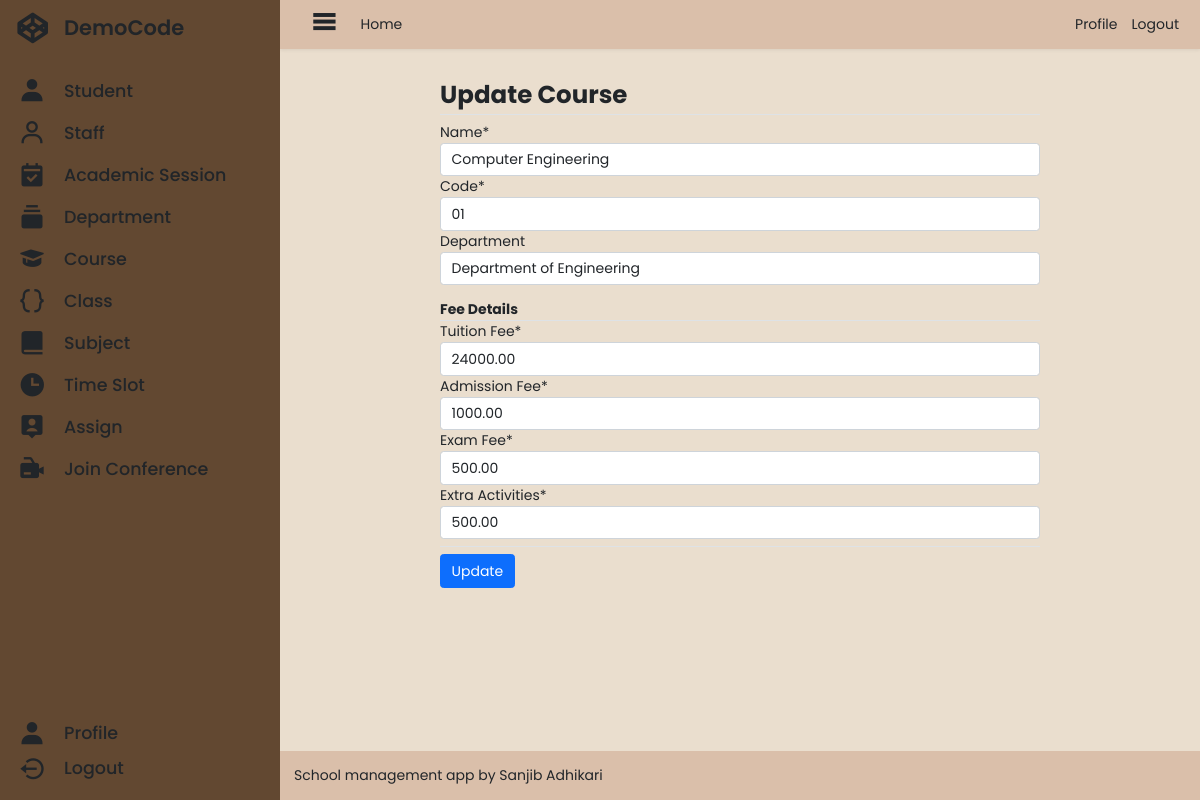
Screenshot of /administrator/course_update/729ab6b6e9bb4c1284c290ac9582f140/ (signed in) with the database file from the repository.
### administrator/models.py (models this page shows, shortened)
class Course(models.Model):
    id = models.UUIDField(
        verbose_name=_("ID"),
        primary_key=True,
        default=uuid.uuid4,
        editable=False,
    )
    name = models.CharField(
        verbose_name=_("Name"),
        max_length=127,
    )
    code = models.CharField(
        verbose_name=_("Code"),
        max_length=15,
    )
    department = models.ForeignKey(
        Department,
        on_delete=models.SET_NULL,
        blank=True,
        null=True,
    )

class Department(models.Model):
    id = models.UUIDField(
        verbose_name=_("ID"),
        primary_key=True,
        default=uuid.uuid4,
        editable=False,
    )
    name = models.CharField(
        verbose_name=_("Name"),
        max_length=127,
    )
    code = models.CharField(
        verbose_name=_("Code"),
        max_length=15,
    )
    def __str__(self):
        return self.name

### accountant/models.py (models this page shows, shortened)
class Fee(models.Model):
    id = models.UUIDField(
        verbose_name=_("ID"),
        primary_key=True,
        default=uuid.uuid4,
        editable=False,
    )
    course = models.ForeignKey(
        Course,
        on_delete=models.CASCADE,
    )
    tuition_fee = models.DecimalField(
        verbose_name=_("Tuition Fee"),
        max_digits=9,
        decimal_places=2,
        default=0,
    )
    admission_fee = models.DecimalField(
        verbose_name=_("Admission Fee"),
        max_digits=9,
        decimal_places=2,
        default=0,
    )
    exam_fee = models.DecimalField(
        verbose_name=_("Exam Fee"),
        max_digits=7,
        decimal_places=2,
        default=0,
    )
    extra_fee = models.DecimalField(
        verbose_name=_("Extra Activities"),
        max_digits=7,
        decimal_places=2,
        default=0,
    )

### administrator/decorators.py (the view)
    def message_function(request, uuid=None, *args, **kwargs):
        if isinstance(request, WSGIRequest):
            if request.user.is_authenticated and not request.user.user_type.name == "administrator":
                messages.error(request, "You must login as administrator to access this page.")
            elif not request.user.is_authenticated:
                messages.error(request, "You must login to access this page.")
        return function(request, uuid, *args, **kwargs)

### administrator/forms.py
class CourseForm(forms.ModelForm):
    class Meta:
        model = Course
        fields = "__all__"

### accountant/forms.py
class FeeForm(forms.ModelForm):
    class Meta:
        model = Fee
        fields = "__all__"
        exclude = ["course"]

### administrator/views.py (called while the page is built, shortened)
def get_course(uuid):
    try:
        course = Course.objects.get(id=uuid)
        return course
    except Course.DoesNotExist:
        return None

@administrator_message
@administrator_required
def update_course_view(request, uuid, *args, **kwargs):
    context = {}
    course = get_course(uuid)
    if course:
        fee = Fee.objects.get(course=course)
    c_form = CourseForm(request.POST or None, instance=course)
    f_form = FeeForm(request.POST or None, instance=fee)
    context["c_form"] = c_form
    context["f_form"] = f_form
    context["action"] = "Update"
    return render(request, "administrator/course/course_form.html", context)

### administrator/templates/administrator/course/course_form.html (shortened to what this page needs)
{% extends 'administrator/base.html' %}
{% load static %}
{% load crispy_forms_tags %}
{% block main %}
<div class="container">
    <form method="post">
        <legend class="fw-bold fs-3 border-bottom">{{action|capfirst}} Course</legend>
        {{c_form|crispy}}
        <p class="border-bottom mt-3 mb-0 fw-bold">Fee Details</p>
        {{f_form|crispy}}
        <div class="d-flex justify-content-between mt-2 pt-2 border-top">
            <button class="btn btn-primary" type="submit">{{action}}</button>
        </div>
    </form>
</div>
{% endblock main %}

### static/css/base.css (style rules this page uses)
*, *::before, *::after { box-sizing: border-box; }
* { margin: 0; padding: 0; font-size: 14px; font-family: 'Poppins', sans-serif; }
body { margin: 0; padding: 0; width: 100vw; height: 100vh; display: flex; }
.container { padding: 1rem; display: flex; flex-direction: column; align-items: center; overflow: auto; max-width: calc(100% - 2rem); height: 100%; }
form { width: 100%; max-width: 600px; }
legend { font-weight: 600; }

### rows the page displays
Course: name "Computer Engineering", code "01", department "Department of Engineering"
Fee: tuition_fee "24000.00", admission_fee "1000.00", exam_fee "500.00", extra_fee "500.00"

### other values shown
{{ action|capfirst }} "Update"
{{ action }} "Update"
